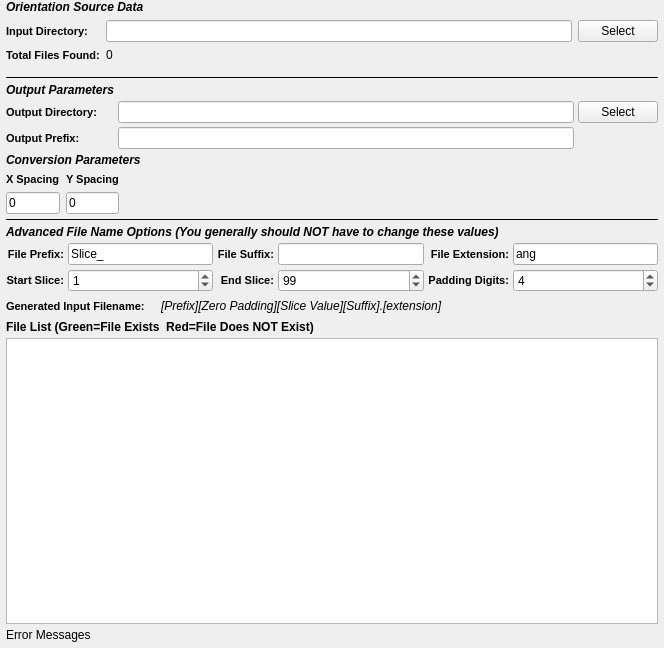
<?xml version="1.0" encoding="UTF-8"?>
<ui version="4.0">
 <class>ConvertHexGridToSquareGridWidget</class>
 <widget class="QWidget" name="ConvertHexGridToSquareGridWidget">
  <property name="geometry">
   <rect>
    <x>0</x>
    <y>0</y>
    <width>664</width>
    <height>648</height>
   </rect>
  </property>
  <layout class="QGridLayout" name="gridLayout_3">
   <property name="leftMargin">
    <number>6</number>
   </property>
   <property name="topMargin">
    <number>0</number>
   </property>
   <property name="rightMargin">
    <number>6</number>
   </property>
   <property name="bottomMargin">
    <number>6</number>
   </property>
   <property name="spacing">
    <number>4</number>
   </property>
   <item row="8" column="0">
    <layout class="QHBoxLayout" name="_6">
     <item>
      <widget class="QLabel" name="label_17">
       <property name="styleSheet">
        <string notr="true">QLabel {
font-weight: bold;
font-size: 11px;
}</string>
       </property>
       <property name="text">
        <string>Generated Input Filename:</string>
       </property>
      </widget>
     </item>
     <item>
      <spacer name="horizontalSpacer_24">
       <property name="orientation">
        <enum>Qt::Horizontal</enum>
       </property>
       <property name="sizeType">
        <enum>QSizePolicy::Fixed</enum>
       </property>
       <property name="sizeHint" stdset="0">
        <size>
         <width>12</width>
         <height>20</height>
        </size>
       </property>
      </spacer>
     </item>
     <item>
      <widget class="QLabel" name="m_GeneratedFileNameExample">
       <property name="font">
        <font>
         <italic>true</italic>
        </font>
       </property>
       <property name="text">
        <string>[Prefix][Zero Padding][Slice Value][Suffix].[extension]</string>
       </property>
      </widget>
     </item>
     <item>
      <spacer name="horizontalSpacer_25">
       <property name="orientation">
        <enum>Qt::Horizontal</enum>
       </property>
       <property name="sizeHint" stdset="0">
        <size>
         <width>40</width>
         <height>20</height>
        </size>
       </property>
      </spacer>
     </item>
    </layout>
   </item>
   <item row="2" column="0">
    <layout class="QGridLayout" name="gridLayout_2">
     <property name="topMargin">
      <number>0</number>
     </property>
     <property name="spacing">
      <number>6</number>
     </property>
     <item row="1" column="0" colspan="3">
      <widget class="QLabel" name="label_6">
       <property name="styleSheet">
        <string notr="true">QLabel 
{
font-style: italic;
font-weight: bold;
font-size: 12px;
}</string>
       </property>
       <property name="text">
        <string>Conversion Parameters</string>
       </property>
      </widget>
     </item>
     <item row="3" column="1">
      <widget class="QLineEdit" name="m_ySpacing">
       <property name="sizePolicy">
        <sizepolicy hsizetype="Ignored" vsizetype="Preferred">
         <horstretch>0</horstretch>
         <verstretch>0</verstretch>
        </sizepolicy>
       </property>
       <property name="toolTip">
        <string>The spacing between each layer.</string>
       </property>
       <property name="text">
        <string>0</string>
       </property>
      </widget>
     </item>
     <item row="2" column="1">
      <widget class="QLabel" name="label_4">
       <property name="styleSheet">
        <string notr="true">QLabel {
font-weight: bold;
font-size: 11px;
}</string>
       </property>
       <property name="text">
        <string>Y Spacing</string>
       </property>
      </widget>
     </item>
     <item row="2" column="0">
      <widget class="QLabel" name="label_2">
       <property name="styleSheet">
        <string notr="true">QLabel {
font-weight: bold;
font-size: 11px;
}</string>
       </property>
       <property name="text">
        <string>X Spacing</string>
       </property>
      </widget>
     </item>
     <item row="3" column="0">
      <widget class="QLineEdit" name="m_xSpacing">
       <property name="sizePolicy">
        <sizepolicy hsizetype="Ignored" vsizetype="Preferred">
         <horstretch>0</horstretch>
         <verstretch>0</verstretch>
        </sizepolicy>
       </property>
       <property name="toolTip">
        <string>The spacing between each layer.</string>
       </property>
       <property name="text">
        <string>0</string>
       </property>
      </widget>
     </item>
     <item row="2" column="2" rowspan="2">
      <spacer name="horizontalSpacer">
       <property name="orientation">
        <enum>Qt::Horizontal</enum>
       </property>
       <property name="sizeHint" stdset="0">
        <size>
         <width>40</width>
         <height>20</height>
        </size>
       </property>
      </spacer>
     </item>
    </layout>
   </item>
   <item row="9" column="0">
    <widget class="QLabel" name="label_57">
     <property name="font">
      <font>
       <weight>75</weight>
       <italic>false</italic>
       <bold>true</bold>
      </font>
     </property>
     <property name="text">
      <string>File List (Green=File Exists  Red=File Does NOT Exist)</string>
     </property>
    </widget>
   </item>
   <item row="7" column="0">
    <layout class="QGridLayout" name="gridLayout_20">
     <item row="1" column="0">
      <widget class="QLabel" name="label_50">
       <property name="styleSheet">
        <string notr="true">QLabel {
font-weight: bold;
font-size: 11px;
}</string>
       </property>
       <property name="text">
        <string>Start Slice:</string>
       </property>
       <property name="alignment">
        <set>Qt::AlignRight|Qt::AlignTrailing|Qt::AlignVCenter</set>
       </property>
      </widget>
     </item>
     <item row="1" column="1">
      <widget class="QSpinBox" name="m_ZStartIndex">
       <property name="minimumSize">
        <size>
         <width>75</width>
         <height>0</height>
        </size>
       </property>
       <property name="toolTip">
        <string>Which file index to start the import at.</string>
       </property>
       <property name="maximum">
        <number>1000000</number>
       </property>
       <property name="value">
        <number>1</number>
       </property>
      </widget>
     </item>
     <item row="1" column="2">
      <widget class="QLabel" name="label_51">
       <property name="styleSheet">
        <string notr="true">QLabel {
font-weight: bold;
font-size: 11px;
}</string>
       </property>
       <property name="text">
        <string>End Slice:</string>
       </property>
       <property name="alignment">
        <set>Qt::AlignRight|Qt::AlignTrailing|Qt::AlignVCenter</set>
       </property>
      </widget>
     </item>
     <item row="1" column="3">
      <widget class="QSpinBox" name="m_ZEndIndex">
       <property name="minimumSize">
        <size>
         <width>75</width>
         <height>0</height>
        </size>
       </property>
       <property name="toolTip">
        <string>The file index to stop the import at. (Inclusive)</string>
       </property>
       <property name="maximum">
        <number>1000000</number>
       </property>
       <property name="value">
        <number>99</number>
       </property>
      </widget>
     </item>
     <item row="1" column="4">
      <widget class="QLabel" name="label_21">
       <property name="styleSheet">
        <string notr="true">QLabel {
font-weight: bold;
font-size: 11px;
}</string>
       </property>
       <property name="text">
        <string>Padding Digits:</string>
       </property>
       <property name="alignment">
        <set>Qt::AlignRight|Qt::AlignTrailing|Qt::AlignVCenter</set>
       </property>
      </widget>
     </item>
     <item row="1" column="5">
      <widget class="QSpinBox" name="m_TotalDigits">
       <property name="toolTip">
        <string>The number of digits to allow for the slice index.</string>
       </property>
       <property name="value">
        <number>4</number>
       </property>
      </widget>
     </item>
     <item row="0" column="0">
      <widget class="QLabel" name="label_32">
       <property name="styleSheet">
        <string notr="true">QLabel {
font-weight: bold;
font-size: 11px;
}</string>
       </property>
       <property name="text">
        <string>File Prefix:</string>
       </property>
       <property name="alignment">
        <set>Qt::AlignRight|Qt::AlignTrailing|Qt::AlignVCenter</set>
       </property>
      </widget>
     </item>
     <item row="0" column="1">
      <widget class="QLineEdit" name="m_FilePrefix">
       <property name="toolTip">
        <string>The front part of the input file name</string>
       </property>
       <property name="text">
        <string>Slice_</string>
       </property>
      </widget>
     </item>
     <item row="0" column="2">
      <widget class="QLabel" name="label_13">
       <property name="styleSheet">
        <string notr="true">QLabel {
font-weight: bold;
font-size: 11px;
}</string>
       </property>
       <property name="text">
        <string>File Suffix:</string>
       </property>
       <property name="alignment">
        <set>Qt::AlignRight|Qt::AlignTrailing|Qt::AlignVCenter</set>
       </property>
      </widget>
     </item>
     <item row="0" column="3">
      <widget class="QLineEdit" name="m_FileSuffix">
       <property name="toolTip">
        <string>The part of the filename that comes AFTER the slice index</string>
       </property>
      </widget>
     </item>
     <item row="0" column="4">
      <widget class="QLabel" name="label_56">
       <property name="styleSheet">
        <string notr="true">QLabel {
font-weight: bold;
font-size: 11px;
}</string>
       </property>
       <property name="text">
        <string>File Extension:</string>
       </property>
       <property name="alignment">
        <set>Qt::AlignRight|Qt::AlignTrailing|Qt::AlignVCenter</set>
       </property>
      </widget>
     </item>
     <item row="0" column="5">
      <widget class="QLineEdit" name="m_FileExt">
       <property name="toolTip">
        <string>The file extension of the input files</string>
       </property>
       <property name="text">
        <string>ang</string>
       </property>
      </widget>
     </item>
    </layout>
   </item>
   <item row="11" column="0">
    <widget class="QLabel" name="m_ErrorMessage">
     <property name="text">
      <string>Error Messages</string>
     </property>
    </widget>
   </item>
   <item row="10" column="0">
    <widget class="QListWidget" name="m_FileListView">
     <property name="sizePolicy">
      <sizepolicy hsizetype="Expanding" vsizetype="MinimumExpanding">
       <horstretch>0</horstretch>
       <verstretch>0</verstretch>
      </sizepolicy>
     </property>
     <property name="toolTip">
      <string>The list of files that will be imported in the order they will be imported into the HDF5 Ebsd File</string>
     </property>
    </widget>
   </item>
   <item row="0" column="0">
    <layout class="QGridLayout" name="widgetLayout">
     <property name="topMargin">
      <number>0</number>
     </property>
     <property name="bottomMargin">
      <number>0</number>
     </property>
     <property name="spacing">
      <number>6</number>
     </property>
     <item row="0" column="0" colspan="3">
      <widget class="QLabel" name="label_5">
       <property name="styleSheet">
        <string notr="true">QLabel 
{
	font-style: italic;font-weight: bold;
font-size: 12px;
}</string>
       </property>
       <property name="text">
        <string>Orientation Source Data</string>
       </property>
      </widget>
     </item>
     <item row="1" column="0">
      <widget class="QLabel" name="label_29">
       <property name="toolTip">
        <string>The directory that contains the .ang or .ctf files</string>
       </property>
       <property name="styleSheet">
        <string notr="true">QLabel {
font-weight: bold;
font-size: 11px;
}</string>
       </property>
       <property name="text">
        <string>Input Directory:</string>
       </property>
      </widget>
     </item>
     <item row="1" column="1">
      <widget class="QFSDropLineEdit" name="m_InputDir"/>
     </item>
     <item row="1" column="2">
      <widget class="QPushButton" name="m_InputDirBtn">
       <property name="text">
        <string>Select</string>
       </property>
      </widget>
     </item>
     <item row="2" column="0">
      <widget class="QLabel" name="label_47">
       <property name="styleSheet">
        <string notr="true">QLabel {
font-weight: bold;
font-size: 11px;
}</string>
       </property>
       <property name="text">
        <string>Total Files Found:</string>
       </property>
      </widget>
     </item>
     <item row="2" column="1">
      <widget class="QLabel" name="m_TotalSlices">
       <property name="text">
        <string>0</string>
       </property>
      </widget>
     </item>
    </layout>
   </item>
   <item row="6" column="0">
    <widget class="QLabel" name="label_58">
     <property name="styleSheet">
      <string notr="true">QLabel 
{
	font-style: italic;font-weight: bold;
font-size: 12px;
}</string>
     </property>
     <property name="text">
      <string>Advanced File Name Options (You generally should NOT have to change these values)</string>
     </property>
    </widget>
   </item>
   <item row="5" column="0">
    <widget class="Line" name="line_9">
     <property name="frameShadow">
      <enum>QFrame::Plain</enum>
     </property>
     <property name="orientation">
      <enum>Qt::Horizontal</enum>
     </property>
    </widget>
   </item>
   <item row="1" column="0">
    <layout class="QGridLayout" name="gridLayout_4">
     <property name="topMargin">
      <number>10</number>
     </property>
     <item row="1" column="0">
      <widget class="QLabel" name="label_7">
       <property name="styleSheet">
        <string notr="true">QLabel 
{
	font-style: italic;font-weight: bold;
font-size: 12px;
}</string>
       </property>
       <property name="text">
        <string>Output Parameters</string>
       </property>
      </widget>
     </item>
     <item row="0" column="0" colspan="3">
      <widget class="Line" name="line_8">
       <property name="frameShadow">
        <enum>QFrame::Plain</enum>
       </property>
       <property name="orientation">
        <enum>Qt::Horizontal</enum>
       </property>
      </widget>
     </item>
     <item row="2" column="1">
      <widget class="QFSDropLineEdit" name="m_OutputDir">
       <property name="toolTip">
        <string>The absolute path to the output file</string>
       </property>
      </widget>
     </item>
     <item row="2" column="2">
      <widget class="QPushButton" name="m_OutputDirBtn">
       <property name="text">
        <string>Select</string>
       </property>
      </widget>
     </item>
     <item row="2" column="0">
      <widget class="QLabel" name="label_53">
       <property name="styleSheet">
        <string>QLabel {
font-weight: bold;
font-size: 11px;
}</string>
       </property>
       <property name="text">
        <string>Output Directory:</string>
       </property>
      </widget>
     </item>
     <item row="3" column="0">
      <widget class="QLabel" name="label_54">
       <property name="styleSheet">
        <string>QLabel {
font-weight: bold;
font-size: 11px;
}</string>
       </property>
       <property name="text">
        <string>Output Prefix:</string>
       </property>
      </widget>
     </item>
     <item row="3" column="1">
      <widget class="QFSDropLineEdit" name="m_OutputPrefix">
       <property name="toolTip">
        <string>The absolute path to the output file</string>
       </property>
      </widget>
     </item>
    </layout>
   </item>
  </layout>
 </widget>
 <customwidgets>
  <customwidget>
   <class>QFSDropLineEdit</class>
   <extends>QLineEdit</extends>
   <header location="global">QFSDropLineEdit.h</header>
  </customwidget>
 </customwidgets>
 <tabstops>
  <tabstop>m_InputDir</tabstop>
  <tabstop>m_InputDirBtn</tabstop>
  <tabstop>m_OutputDir</tabstop>
  <tabstop>m_OutputDirBtn</tabstop>
  <tabstop>m_xSpacing</tabstop>
  <tabstop>m_ySpacing</tabstop>
  <tabstop>m_FilePrefix</tabstop>
  <tabstop>m_FileSuffix</tabstop>
  <tabstop>m_FileExt</tabstop>
  <tabstop>m_ZStartIndex</tabstop>
  <tabstop>m_ZEndIndex</tabstop>
  <tabstop>m_TotalDigits</tabstop>
  <tabstop>m_FileListView</tabstop>
 </tabstops>
 <resources/>
 <connections/>
</ui>
